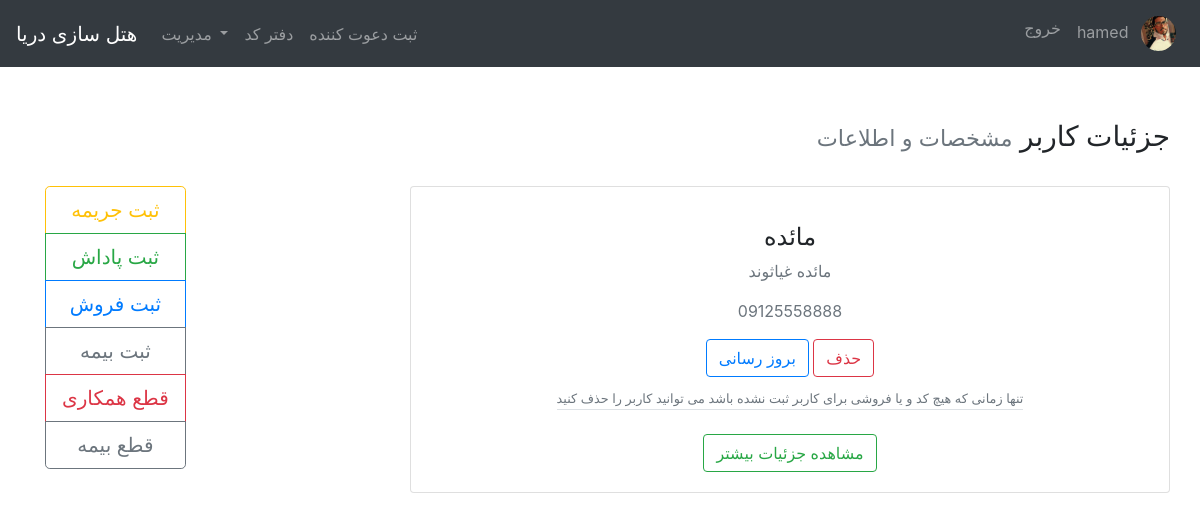
The app's page /inviter_detail/3/ (signed in) with its own data.
### users/models.py (models this page shows, shortened)
class Profile(models.Model):
    user = models.OneToOneField(User, on_delete=models.CASCADE)
    image = models.ImageField(default='default.jpg', upload_to='profile_pics')

### inviters/models.py (models this page shows, shortened)
class Inviter(models.Model):
    first_name = models.CharField(max_length=100)
    last_name = models.CharField(max_length=100)
    date_of_hired = models.DateTimeField(default=timezone.now)
    date_of_fired = models.DateTimeField(null=True, blank=True)
    date_of_start_esurance = models.DateTimeField(null=True, blank=True)
    date_of_end_esurance = models.DateTimeField(null=True, blank=True)
    is_fired = models.BooleanField(default=False)
    phone_num = models.CharField(max_length=11, unique=True)
    company = models.ForeignKey(Company, on_delete=models.PROTECT)
    user = models.ForeignKey(User, on_delete=models.PROTECT)

### inviters/views.py (the view)
# urls.py: path('inviter_detail/<int:pk>/', InviterDetailView.as_view(), name="inviter_detail"),
class InviterDetailView(LoginRequiredMixin, DetailView):
    model = Inviter

### inviters/templates/inviters/inviter_detail.html (shortened to what this page needs)
{% extends "base.html" %}
{% block content %}
    <div class="row mb-4" dir="rtl">
        <h3>
            جزئیات کاربر
            <small class="text-muted">مشخصات و اطلاعات</small>
        </h3>
    </div>
    <div class="row">
        <div class="bd-example col-sm-4">
            <div class="btn-group-vertical" role="group" aria-label="Vertical button group">
                <a href="{% url 'penalty_new' %}" class="btn btn-outline-warning btn-lg">ثبت جریمه</a>
                <button type="button" class="btn btn-outline-success btn-lg">ثبت پاداش</button>
                <button type="button" class="btn btn-outline-primary btn-lg">ثبت فروش</button>
                <button type="button" class="btn btn-outline-secondary btn-lg">ثبت بیمه</button>
                <button type="button" class="btn btn-outline-danger btn-lg">قطع همکاری</button>
                <button type="button" class="btn btn-outline-secondary btn-lg">قطع بیمه</button>
            </div>
        </div>
        <div class="card col-sm-8">
            <div class="card-body">
                <div class="d-flex flex-column align-items-center text-center">
                    <div class="mt-3">
                        <h4>{{ object.first_name }}</h4>
                        <p class="text-muted font-size-sm">{{ object.first_name }} {{ object.last_name }}</p>
                        <p class="text-muted font-size-sm">{{ object.phone_num }}</p>
                        {% if object.user == user or user.is_superuser %}
                            <a class="btn btn-outline-primary" href="{% url 'inviter_update' object.id %}">بروز
                                رسانی</a>
                            <a class="btn btn-outline-danger" href="{% url 'inviter_delete' object.id %}">حذف</a>
                            <br>
                            <div class="border-bottom mt-2">
                                <small class="text-muted">
                                    تنها زمانی که هیچ کد و یا فروشی برای کاربر ثبت نشده باشد می توانید کاربر را حذف کنید
                                </small>
                            </div>
                            <button class="btn btn-outline-success mt-4" type="button" data-toggle="collapse"
                                    data-target="#collapseExample" aria-expanded="false"
                                    aria-controls="collapseExample">مشاهده جزئیات بیشتر
                            </button>
                            <br>
                        {% endif %}
                    </div>
                </div>
            </div>
        </div>
    </div>
{% endblock %}

### inviters/templates/base.html (shortened to what this page needs)
<!doctype html>
<html lang="en">
<head>
    <link rel="stylesheet" href="https://cdn.jsdelivr.net/npm/bootstrap@4.5.3/dist/css/bootstrap.min.css"
>
</head>
<body>
<nav class="navbar navbar-expand-lg navbar-dark bg-dark fixed-top">
    <a class="navbar-brand" href="/">هتل سازی دریا</a>
    <div class="collapse navbar-collapse" id="navbarNav">
        {% if user.is_authenticated %}
            <ul class="navbar-nav mr-auto">
                {% if user.is_superuser %}
                    <li class="nav-item dropdown">
                        <a class="nav-link dropdown-toggle" href="#" id="navbarDropdown" role="button"
                           data-toggle="dropdown" aria-haspopup="true" aria-expanded="false">
                            مدیریت
                        </a>
                    </li>
                {% endif %}
                <li class="nav-item">
                    <a class="nav-link" href="{% url 'daftarcode' %}">دفتر کد</a>
                </li>
                <li class="nav-item">
                    <a class="nav-link" href="{% url 'inviter_new' %}">ثبت دعوت کننده</a>
                </li>
            </ul>
        {% endif %}
        <ul class="navbar-nav ml-auto">
            {% if user.is_authenticated %}
                <li class="nav-item">
                    <a class="nav-link" href="{% url 'logout' %}">خروج</a>
                </li>
                <li class="nav-item">
                    <a class="nav-link" href="{% url 'profile' %}">
                        {{ user.username }}
                        <img class="rounded-circle z-depth-0 ml-2"
                             alt="avatar image"
                             height="35"
                             src="{{ user.profile.image.url }}">
                    </a>
                </li>
            {% else %}
                <li class="nav-item">
                    <a class="nav-link" href="{% url 'login' %}">ورود</a>
                </li>
            {% endif %}
        </ul>
    </div>
</nav>
<br><br><br><br>
<main role="main" class="container mb-4">
    <div class="row mt-4">
        <div class="col-md-12">
            {% block content %}
            {% endblock %}
        </div>
    </div>
</main>
</body>
</html>

### records on screen
Inviter: first_name "مائده", last_name "غیاثوند", phone_num "09125558888"

### other values on screen
{{ user.username }} "hamed"
